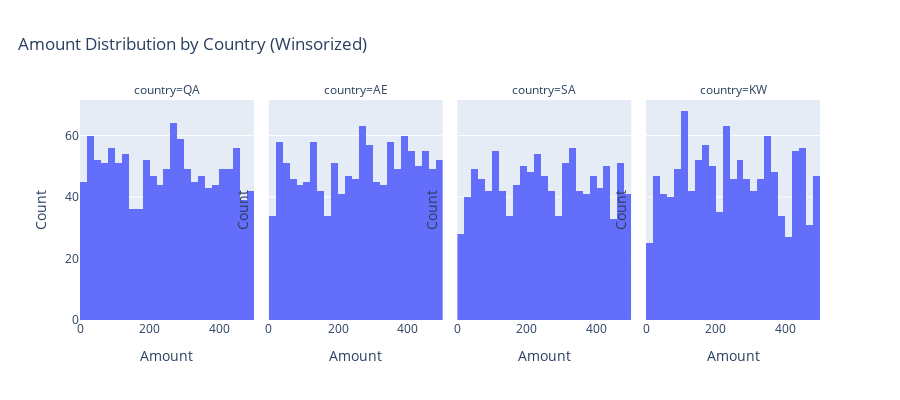

Notebook source saved alongside this figure:
### Markdown cell above
## Bonus 1: Amount Distribution by Country (Facet Histogram)

### Code cell
fig = px.histogram(
    df,
    x="amount_winsor",
    facet_col="country",
    nbins=25,
    title="Amount Distribution by Country (Winsorized)"
)
fig.update_layout(title={"x": 0.02}, height=400, showlegend=False)
fig.for_each_xaxis(lambda x: x.update(title="Amount"))
fig.for_each_yaxis(lambda y: y.update(title="Count"))
save_fig(fig, FIGS / "amount_by_country_facet.png")
fig.show()

print("✓ Facet histogram exported")

### Figure 1 — Plotly figure (JSON) as saved in the notebook; plotly's stock layout.template omitted (floating-point values rounded to 4 significant figures; data arrays with more than 128 entries replaced by an {"elided": "..."} marker saying what was removed)
{"data": [{"bingroup": "x", "hovertemplate": "country=QA<br>amount_winsor=%{x}<br>count=%{y}<extra></extra>", "legendgroup": "", "marker": {"color": "#636efa", "pattern": {"shape": ""}}, "name": "", "nbinsx": 25, "orientation": "v", "showlegend": false, "type": "histogram", "x": {"elided": "1346 float values"}, "xaxis": "x", "yaxis": "y"}, {"bingroup": "x", "hovertemplate": "country=AE<br>amount_winsor=%{x}<br>count=%{y}<extra></extra>", "legendgroup": "", "marker": {"color": "#636efa", "pattern": {"shape": ""}}, "name": "", "nbinsx": 25, "orientation": "v", "showlegend": false, "type": "histogram", "x": {"elided": "1366 float values"}, "xaxis": "x2", "yaxis": "y2"}, {"bingroup": "x", "hovertemplate": "country=SA<br>amount_winsor=%{x}<br>count=%{y}<extra></extra>", "legendgroup": "", "marker": {"color": "#636efa", "pattern": {"shape": ""}}, "name": "", "nbinsx": 25, "orientation": "v", "showlegend": false, "type": "histogram", "x": {"elided": "1238 float values"}, "xaxis": "x3", "yaxis": "y3"}, {"bingroup": "x", "hovertemplate": "country=KW<br>amount_winsor=%{x}<br>count=%{y}<extra></extra>", "legendgroup": "", "marker": {"color": "#636efa", "pattern": {"shape": ""}}, "name": "", "nbinsx": 25, "orientation": "v", "showlegend": false, "type": "histogram", "x": {"elided": "1300 float values"}, "xaxis": "x4", "yaxis": "y4"}], "layout": {"annotations": [{"font": {}, "showarrow": false, "text": "country=QA", "x": 0.1175, "xanchor": "center", "xref": "paper", "y": 1, "yanchor": "bottom", "yref": "paper"}, {"font": {}, "showarrow": false, "text": "country=AE", "x": 0.3725, "xanchor": "center", "xref": "paper", "y": 1, "yanchor": "bottom", "yref": "paper"}, {"font": {}, "showarrow": false, "text": "country=SA", "x": 0.6275, "xanchor": "center", "xref": "paper", "y": 1, "yanchor": "bottom", "yref": "paper"}, {"font": {}, "showarrow": false, "text": "country=KW", "x": 0.8825, "xanchor": "center", "xref": "paper", "y": 1, "yanchor": "bottom", "yref": "paper"}], "barmode": "relative", "height": 400, "legend": {"tracegroupgap": 0}, "showlegend": false, "title": {"text": "Amount Distribution by Country (Winsorized)", "x": 0.02}, "xaxis": {"anchor": "y", "domain": [0, 0.235], "title": {"text": "Amount"}}, "xaxis2": {"anchor": "y2", "domain": [0.255, 0.49], "matches": "x", "title": {"text": "Amount"}}, "xaxis3": {"anchor": "y3", "domain": [0.51, 0.745], "matches": "x", "title": {"text": "Amount"}}, "xaxis4": {"anchor": "y4", "domain": [0.765, 1.0], "matches": "x", "title": {"text": "Amount"}}, "yaxis": {"anchor": "x", "domain": [0, 1], "title": {"text": "Count"}}, "yaxis2": {"anchor": "x2", "domain": [0, 1], "matches": "y", "showticklabels": false, "title": {"text": "Count"}}, "yaxis3": {"anchor": "x3", "domain": [0, 1], "matches": "y", "showticklabels": false, "title": {"text": "Count"}}, "yaxis4": {"anchor": "x4", "domain": [0, 1], "matches": "y", "showticklabels": false, "title": {"text": "Count"}}}}
